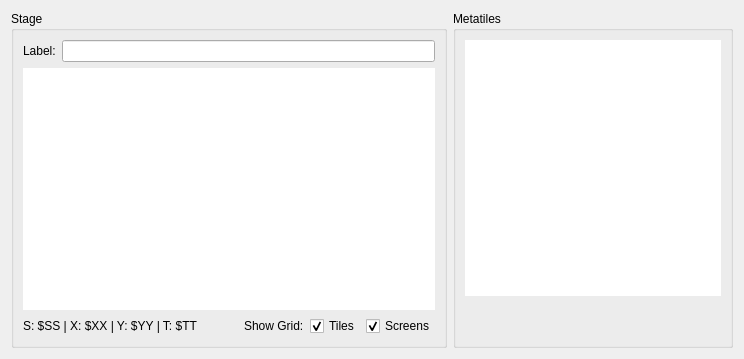
      <widget class="QWidget" name="tabStage">
       <attribute name="title">
        <string>Stage</string>
       </attribute>
       <layout class="QHBoxLayout" name="horizontalLayout_3">
        <item>
         <widget class="QGroupBox" name="groupBox">
          <property name="title">
           <string>Stage</string>
          </property>
          <layout class="QVBoxLayout" name="verticalLayout">
           <item>
            <layout class="QHBoxLayout" name="horizontalLayout">
             <item>
              <widget class="QLabel" name="label">
               <property name="text">
                <string>Label:</string>
               </property>
              </widget>
             </item>
             <item>
              <widget class="LineEditASM" name="lineASMLabel"/>
             </item>
            </layout>
           </item>
           <item>
            <widget class="StageManager" name="gvStage">
             <property name="frameShape">
              <enum>QFrame::NoFrame</enum>
             </property>
            </widget>
           </item>
           <item>
            <layout class="QHBoxLayout" name="horizontalLayout_9">
             <item>
              <widget class="QLabel" name="labelTileInfo">
               <property name="text">
                <string>S: $SS | X: $XX | Y: $YY | T: $TT</string>
               </property>
              </widget>
             </item>
             <item>
              <spacer name="horizontalSpacer">
               <property name="orientation">
                <enum>Qt::Horizontal</enum>
               </property>
               <property name="sizeHint" stdset="0">
                <size>
                 <width>40</width>
                 <height>20</height>
                </size>
               </property>
              </spacer>
             </item>
             <item>
              <widget class="QLabel" name="labelShowGrid">
               <property name="sizePolicy">
                <sizepolicy hsizetype="Maximum" vsizetype="Preferred">
                 <horstretch>0</horstretch>
                 <verstretch>0</verstretch>
                </sizepolicy>
               </property>
               <property name="text">
                <string>Show Grid:</string>
               </property>
              </widget>
             </item>
             <item>
              <widget class="QCheckBox" name="chkShowTileGrid">
               <property name="text">
                <string>Tiles</string>
               </property>
               <property name="checked">
                <bool>true</bool>
               </property>
              </widget>
             </item>
             <item>
              <widget class="QCheckBox" name="chkShowScreenGrid">
               <property name="text">
                <string>Screens</string>
               </property>
               <property name="checked">
                <bool>true</bool>
               </property>
              </widget>
             </item>
            </layout>
           </item>
          </layout>
         </widget>
        </item>
        <item>
         <widget class="QGroupBox" name="groupBox_2">
          <property name="sizePolicy">
           <sizepolicy hsizetype="Maximum" vsizetype="Preferred">
            <horstretch>0</horstretch>
            <verstretch>0</verstretch>
           </sizepolicy>
          </property>
          <property name="title">
           <string>Metatiles</string>
          </property>
          <layout class="QVBoxLayout" name="verticalLayout_3">
           <item>
            <widget class="MetatileManager" name="gvMetatileSelector">
             <property name="minimumSize">
              <size>
               <width>256</width>
               <height>256</height>
              </size>
             </property>
             <property name="maximumSize">
              <size>
               <width>256</width>
               <height>256</height>
              </size>
             </property>
             <property name="acceptDrops">
              <bool>false</bool>
             </property>
             <property name="frameShape">
              <enum>QFrame::NoFrame</enum>
             </property>
             <property name="verticalScrollBarPolicy">
              <enum>Qt::ScrollBarAlwaysOff</enum>
             </property>
             <property name="horizontalScrollBarPolicy">
              <enum>Qt::ScrollBarAlwaysOff</enum>
             </property>
             <property name="interactive">
              <bool>false</bool>
             </property>
            </widget>
           </item>
           <item>
            <spacer name="verticalSpacer">
             <property name="orientation">
              <enum>Qt::Vertical</enum>
             </property>
             <property name="sizeHint" stdset="0">
              <size>
               <width>20</width>
               <height>40</height>
              </size>
             </property>
            </spacer>
           </item>
          </layout>
         </widget>
        </item>
       </layout>
      </widget>
